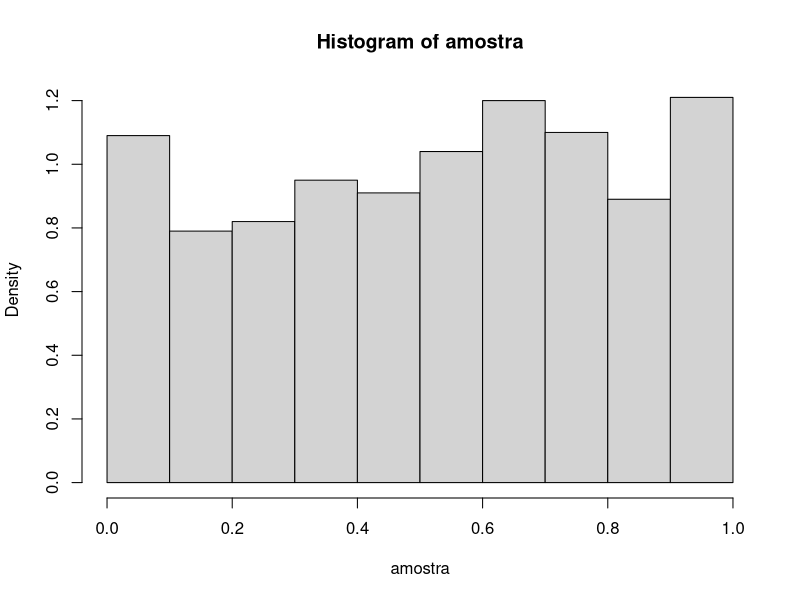
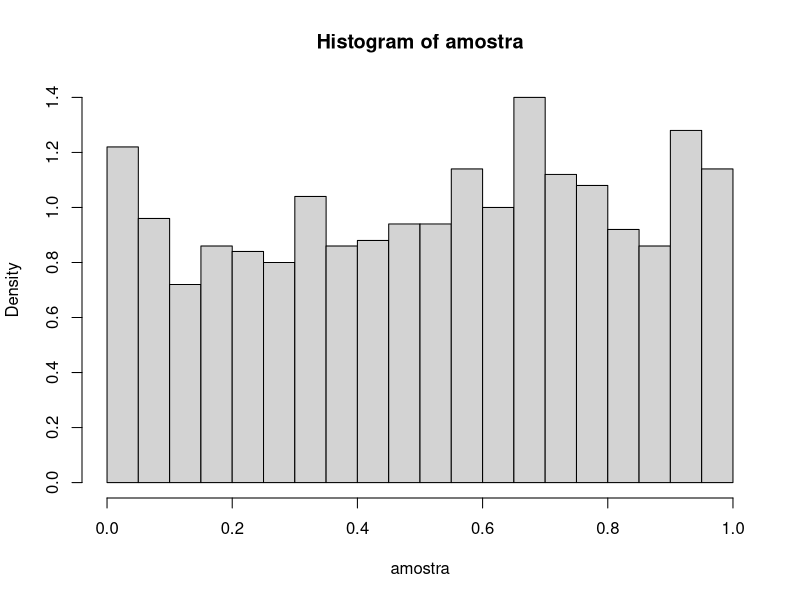
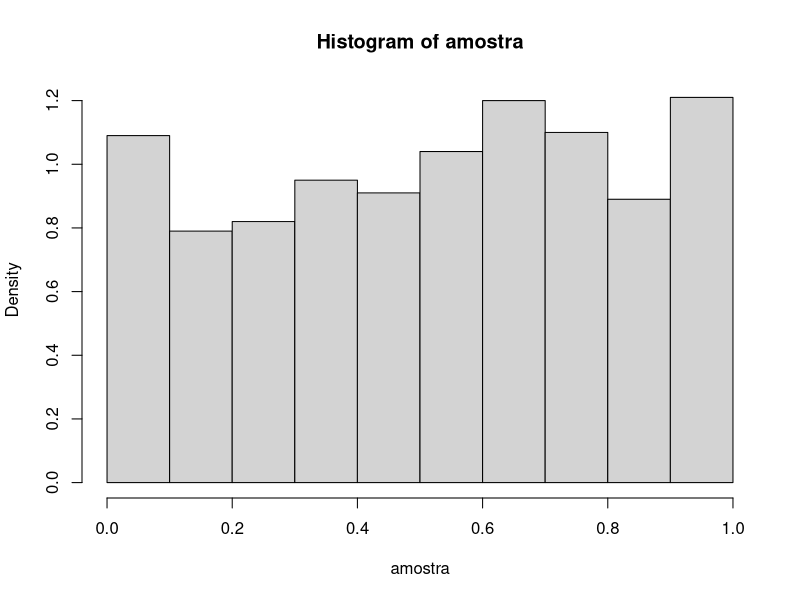

R code for these plots, in order:
m <- 10
A <- 103
B <- 17
gera_al <- function(m,A,B,xn){
  xn1 <-(A*xn+B)%%m
  return(xn1)
}
gera_un <- function(x,m){
  u <- x/m
  return(u)
}
xo <- 2
u0 <- gera_un(xo,m)
x1 <- gera_al(m,A,B,xo)
u1 <- gera_un(x1,m)
x2 <- gera_al(m,A,B,x1)
u2 <- gera_un(x2,m)
x3 <- gera_al(m,A,B,x2)
u3 <- gera_un(x3,m)
x4 <- gera_al(m,A,B,x3)
u4 <- gera_un(x4,m)
x5 <- gera_al(m,A,B,x4)
u5 <- gera_un(x5,m)
x6 <- gera_al(m,A,B,x5)
u6 <- gera_un(x6,m)
x7 <- gera_al(m,A,B,x6)
u7 <- gera_un(x7,m)
x8 <- gera_al(m,A,B,x7)
u8 <- gera_un(x8,m)
#Você percebe que um dado momento os numeros se repetem 
#geramos o numero aleatório 
m <- 2**32
A <- 1664525
B <- 1013904223
xo <- 2
u0 <- gera_un(xo,m)
x1 <- gera_al(m,A,B,xo)
u1 <- gera_un(x1,m)
x2 <- gera_al(m,A,B,x1)
u2 <- gera_un(x2,m)
x3 <- gera_al(m,A,B,x2)
u3 <- gera_un(x3,m)
x4 <- gera_al(m,A,B,x3)
u4 <- gera_un(x4,m)
x5 <- gera_al(m,A,B,x4)
u5 <- gera_un(x5,m)
x6 <- gera_al(m,A,B,x5)
u6 <- gera_un(x6,m)
x7 <- gera_al(m,A,B,x6)
u7 <- gera_un(x7,m)
x8 <- gera_al(m,A,B,x7)
u8 <- gera_un(x8,m)

rmeu <- function(n,xo,m,A,B){
  v <- numeric(n)
  xn <- xo
  for (i in 1:n) {
    v[i]=(A*xn+B)%%m->xn
    
  }
  return(v/m)
}
rmeu(10,xo,m,A,B)  
amostra <- rmeu(1000,xo,m,A,B)
amostra
#Nós queremos saber os valores que geramos "bate " com os valores da uniforme(0,1)
#vamos calcular a media e o desvio padrão 
mean(amostra)
var(amostra)
#E para saber o que esta dando a mesma densidade vamos plotar o histograma 
hist(amostra,freq = F)
#note que ainda não é exatamente então vamos aumentar a quantidade de intervalos  
hist(amostra,freq = F,breaks = 30)
#queremos os numeros de pontos por intervalos 
hist.obj <- hist(amostra, freq=F, breaks=10)
hist.obj$counts # Mostra quantas observações caíram em cada intervalo
# Fazendo isso usando com o cuts 
intervalos <- cut(amostra,breaks = seq(from=0,to=1,by=0.1))
table(intervalos)
# vamos fazer um teste de hipotese pra isso . A pergunta desse teste é :
#Será que a verdadeira média da população (de onde veio esta amostra) é igual a 0,5?
t.test(amostra,mu=0.5)
#fazendo um outro teste , o teste qui-quadrado
v1 <- hist.obj$counts
(sum((v1 - 100)**2))/100
1-pchisq((sum((v1 - 100)**2))/100,df=9)
